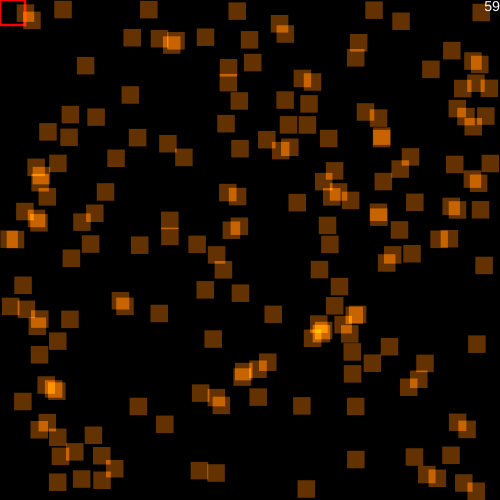
Frame 1 (no input)
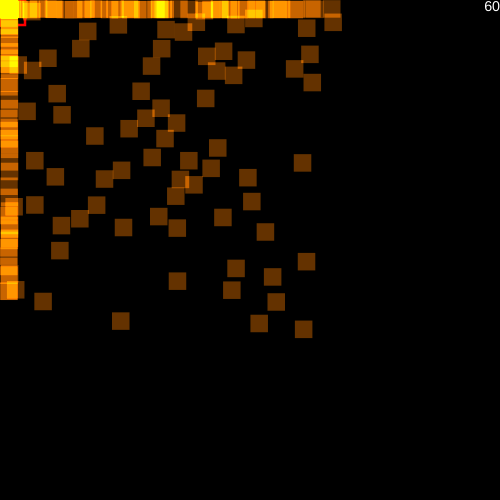
Frame 60 (no input)
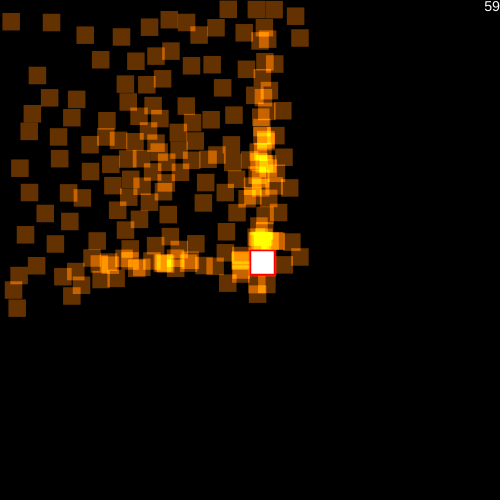
Frame 120 (the mouse pressed at the canvas centre since frame 60)

The p5.js sketch that drew these frames (run headless with seeded random() and noise() and a simulated clock; from frame 60 on, the mouse is pressed at the canvas centre):

// p5.js sketch
// ── sketch.js
var grid = []
var gsize
var res = 25
var brushSize = 1
var viewMode = 0
var boids = []

function disableRightClickContextMenu(element) {
  element.addEventListener('contextmenu', function(e) {
    if (e.button == 2) {
      // Block right-click menu thru preventing default action.
      e.preventDefault();
    }
  });
}

function setup() {
  let canvas = createCanvas(500, 500)
  disableRightClickContextMenu(canvas.elt)
  generateGrid(20, 20)
  for (let i = 0; i < 200; i++) {
    boids.push(new Boid(random(gsize.x), random(gsize.y), 0.7))
  }
}

function generateGrid(w, h) {
  grid = []
  gsize = createVector(w, h)
  for (let y = 0; y < h; y++) {
    grid[y] = []
    for (let x = 0; x < h; x++) {
      grid[y][x] = new Node(x, y, false ,1)
    }
  }
}

function generateField(startNodes) {
  for (let y = 0; y < gsize.y; y++) {
    for (let x = 0; x < gsize.x; x++) {
      grid[y][x].cost = Infinity
      grid[y][x].vec = null
    }
  }
  let openSet = []
  for (let s of startNodes){
    s.cost=0
    openSet.push(s)
  }
  
  
  while (openSet.length != 0) {
    let currentNode = openSet[0]
    openSet.splice(0, 1)
    let neighbors = currentNode.getNeighbors(false)
    for (let n of neighbors) {
      let newCost = currentNode.cost + n.weight
      if (newCost < n.cost) {
        if (!openSet.includes(n)) {
          openSet.push(n)
          n.cost = newCost
        }
      }
    }
  }
  for (let y = 0; y < gsize.y; y++) {
    for (let x = 0; x < gsize.x; x++) {
      grid[y][x].getVector()
    }
  }
}

function blurGrid(size){
  let tempGrid=grid.slice()
  
  
  for (let y=0;y<gsize.y;y++){
    for (let x=0;x<gsize.x;x++){
      let total=0
      let average=0
      for (let yy=y-floor(size/2);yy<y+ceil(size/2);yy++){
        for (let xx=x-floor(size/2);xx<x+ceil(size/2);xx++){
          if (yy>=0 && xx>=0 && yy<gsize.y && xx<gsize.x){
            average+=tempGrid[yy][xx].weight
            total++
          }
        } 
      }
      grid[y][x].weight=average/total
    }
    
  }
}

function draw() {
  background(0)
  drawGrid(10)
  editGrid()
  generateField([grid[getMousePos().y][getMousePos().x]])
  blendMode(ADD)
  for (let b of boids) {
    b.update()
  }
  blendMode(BLEND)

  fill(255)
  noStroke()
  textSize(width / 30)
  textAlign(LEFT, TOP)
  if (viewMode == 1) {
    text('Viewing weights', 0, 0)
  } else if (viewMode == 2) {
    text('Viewing distances', 0, 0)
  } else if (viewMode == 3) {
    text('Viewing vector field', 0, 0)
  }
  textAlign(RIGHT, TOP)
  textSize(width / 35)
  text(int(frameRate()), width, 0)
  
  //noLoop()
}

function getMousePos() {
  return createVector(constrain(int(mouseX / res), 0, gsize.x - 1), constrain(int(mouseY / res), 0, gsize.y - 1))
}

function drawGrid() {
  for (let y = 0; y < gsize.y; y++) {
    for (let x = 0; x < gsize.x; x++) {
      noStroke()
      if (grid[y][x].isSolid) {
        fill(255)
        rect(x * res, y * res, res, res)
      } else if (viewMode > 0) {
        if (viewMode == 1) {
          let v=map(grid[y][x].weight, 0, 10, 0, 255)
          fill(0,v,0)
          rect(x * res, y * res, res, res)
        } else {
          if (grid[y][x].cost != Infinity) {
            let v = map(grid[y][x].cost, 0, getHighest(), 255, 0)
            fill(0, v / 4, v)
            rect(x * res, y * res, res, res)
            if (viewMode == 2) {
              fill(255)
              noStroke()
              textSize(res / 2)
              textAlign(CENTER, CENTER)
              text(grid[y][x].cost, (x + 0.5) * res, (y + 0.5) * res)
            } else if (viewMode == 3) {
              if (grid[y][x].vec != null && grid[y][x].vec.mag()!=0) {
                noFill()
                stroke(255)
                strokeWeight(res / 10)
                push()
                translate((x + 0.5) * res, (y + 0.5) * res)
                rotate(grid[y][x].vec.heading())
                line(0, 0, res / 2, 0)
                fill(255)
                noStroke()
                triangle(res / 2.5, res / 8, res / 2.5, -res / 8, res / 1.7, 0)
                pop()
              }
            }
          }
        }
      }
    }
  }
}

function getHighest() {
  let highest = 0
  for (let y = 0; y < gsize.y; y++) {
    for (let x = 0; x < gsize.x; x++) {
      if (grid[y][x].cost != Infinity && grid[y][x].cost > highest) {
        highest = grid[y][x].cost
      }
    }
  }
  return highest
}

function editGrid() {
  let m = getMousePos()
  if (mouseIsPressed) {
    for (let y = m.y - floor(brushSize / 2); y < m.y + ceil(brushSize / 2); y++) {
      for (let x = m.x - floor(brushSize / 2); x < m.x + ceil(brushSize / 2); x++) {
        if (x >= 0 && y >= 0 && x < gsize.x && y < gsize.y) {
          if (mouseButton == LEFT) {
            grid[y][x] = new Node(x, y, true, 10)
          } else if (mouseButton == RIGHT) {
            grid[y][x] = new Node(x, y, false, 1)
          }
        }
      }
    }
  }
  noFill()
  stroke(255, 0, 0)
  strokeWeight(res / 10)
  rect((m.x - floor(brushSize / 2)) * res, (m.y - floor(brushSize / 2)) * res, res * brushSize, res * brushSize)
}

function keyPressed() {
  if (keyCode == 86) {
    viewMode = (viewMode + 1) % 4
  }
}

function mouseWheel(event) {
  brushSize -= event.delta / abs(event.delta)
  brushSize = constrain(brushSize, 1, max(gsize.x, gsize.y))
}
// ── boid.js
class Boid {
  constructor(x, y, size) {
    this.pos = createVector(x, y)
    this.vel = createVector()
    this.acc = createVector()
    this.size = size

    this.maxSpeed = 0.2
    this.maxForce = 0.01
  }
  render() {
    fill(255,128,0,100)
    noStroke()
    rectMode(CORNER)
    rect(this.pos.x * res, this.pos.y * res, this.size * res, this.size * res)
  }
  steer() {
    let desired = createVector(0, 0)
    let total = 0

    for (let y = floor(this.pos.y) - 1; y <= ceil(this.pos.y) + 1; y++) {
      for (let x = floor(this.pos.x) - 1; x <= ceil(this.pos.x) + 1; x++) {

        if (x >= 0 && x < gsize.x && y >= 0 && y < gsize.y) {
          if (this.collideWith(createVector(grid[y][x].pos.x, grid[y][x].pos.y), createVector(grid[y][x].pos.x + 1, grid[y][x].pos.y + 1)) && grid[y][x].vec != null) {
            desired.add(grid[y][x].vec)
            total++
          }
        }
      }
    }

    if (total != 0) {
      desired.div(total)
    }


    desired.setMag(this.maxSpeed)
    let steer = p5.Vector.sub(desired, this.vel)
    steer.limit(this.maxForce)
    return steer

  }
  separe(distance) {
    let averageVec = createVector()
    let total = 0
    for (let other of boids) {
      let d = this.pos.dist(other.pos)
      if (other != this && d < distance) {
        let diff = p5.Vector.sub(this.pos, other.pos)
        diff.div(d)
        averageVec.add(diff)
        total++
      }
    }
    if (total != 0) {
      averageVec.div(total)
      averageVec.limit(this.maxSpeed)
      averageVec.sub(this.vel)
      averageVec.limit(this.maxForce)
    }
    return averageVec
  }

  update() {
    this.acc.add(this.steer())
    this.acc.add(this.separe(this.size))
    this.vel.add(this.acc)

    this.pos.x += this.vel.x
    if (this.collide()) {
      while (this.collide()) {
        this.pos.x += abs(this.vel.x) / this.vel.x * -1 / res
      }
    }
    this.pos.y += this.vel.y
    if (this.collide()) {
      while (this.collide()) {
        this.pos.y += abs(this.vel.y) / this.vel.y * -1 / res
      }
    }
    this.acc.mult(0)

    this.render()


  }
  collide() {
    for (let y = floor(this.pos.y) - 1; y <= ceil(this.pos.y) + 1; y++) {
      for (let x = floor(this.pos.x) - 1; x <= ceil(this.pos.x) + 1; x++) {

        if (x >= 0 && x < gsize.x && y >= 0 && y < gsize.y) {
          if (grid[y][x].isSolid) {
            if (this.collideWith(createVector(grid[y][x].pos.x, grid[y][x].pos.y), createVector(grid[y][x].pos.x + 1, grid[y][x].pos.y + 1))) {
              return true
            }
          }
        }
      }
    }
    if (this.collideWith(createVector(0, 0), createVector(gsize.x, 0)) || this.collideWith(createVector(0, 0), createVector(0, gsize.y)) || this.collideWith(createVector(gsize.x, 0), createVector(gsize.x, gsize.y)) || this.collideWith(createVector(0, gsize.y), createVector(gsize.x, gsize.y))) {
      return true
    }


    return false
  }

  collideWith(p1, p2) {
    let l1 = createVector(this.pos.x, this.pos.y)
    let r1 = createVector(this.pos.x + this.size, this.pos.y + this.size)
    let l2 = p1
    let r2 = p2

    if (l1.x >= r2.x || l2.x >= r1.x) {
      return false
    }
    if (l1.y >= r2.y || l2.y >= r1.y) {
      return false
    }
    return true


  }
}
// ── node.js
class Node{
  constructor(x,y,isSolid,weight){
    this.pos=createVector(x,y)
    this.isSolid=isSolid
    this.weight=weight
    this.cost=0
    this.vec=null
  }
  getNeighbors(fillWithNull){
    let n=[]
    
    //gauche,droite,haut,bas
    
    if (this.pos.x!=0 && !grid[this.pos.y][this.pos.x-1].isSolid){
      n.push(grid[this.pos.y][this.pos.x-1])
    }else if (fillWithNull){
      n.push(null)
    }
    if (this.pos.x!=gsize.x-1 && !grid[this.pos.y][this.pos.x+1].isSolid){
      n.push(grid[this.pos.y][this.pos.x+1])
    }else if (fillWithNull){
      n.push(null)
    }
    if (this.pos.y!=0 && !grid[this.pos.y-1][this.pos.x].isSolid){
      n.push(grid[this.pos.y-1][this.pos.x])
    }else if (fillWithNull){
      n.push(null)
    }
    if (this.pos.y!=gsize.y-1 && !grid[this.pos.y+1][this.pos.x].isSolid){
      n.push(grid[this.pos.y+1][this.pos.x])
    }else if (fillWithNull){
      n.push(null)
    }
    return n
  }
  
  getVector(){
    if (!this.isSolid && this.cost!=Infinity){
    let neighbors=this.getNeighbors(true).slice()
    for (let i=0;i<neighbors.length;i++){
      if (neighbors[i]==null){
        neighbors[i]=this
      }
    }
    this.vec=createVector(0,0)
    this.vec.x=neighbors[0].cost-neighbors[1].cost
    this.vec.y=neighbors[2].cost-neighbors[3].cost
    this.vec.limit(1)
  }
    
  }
  
}
